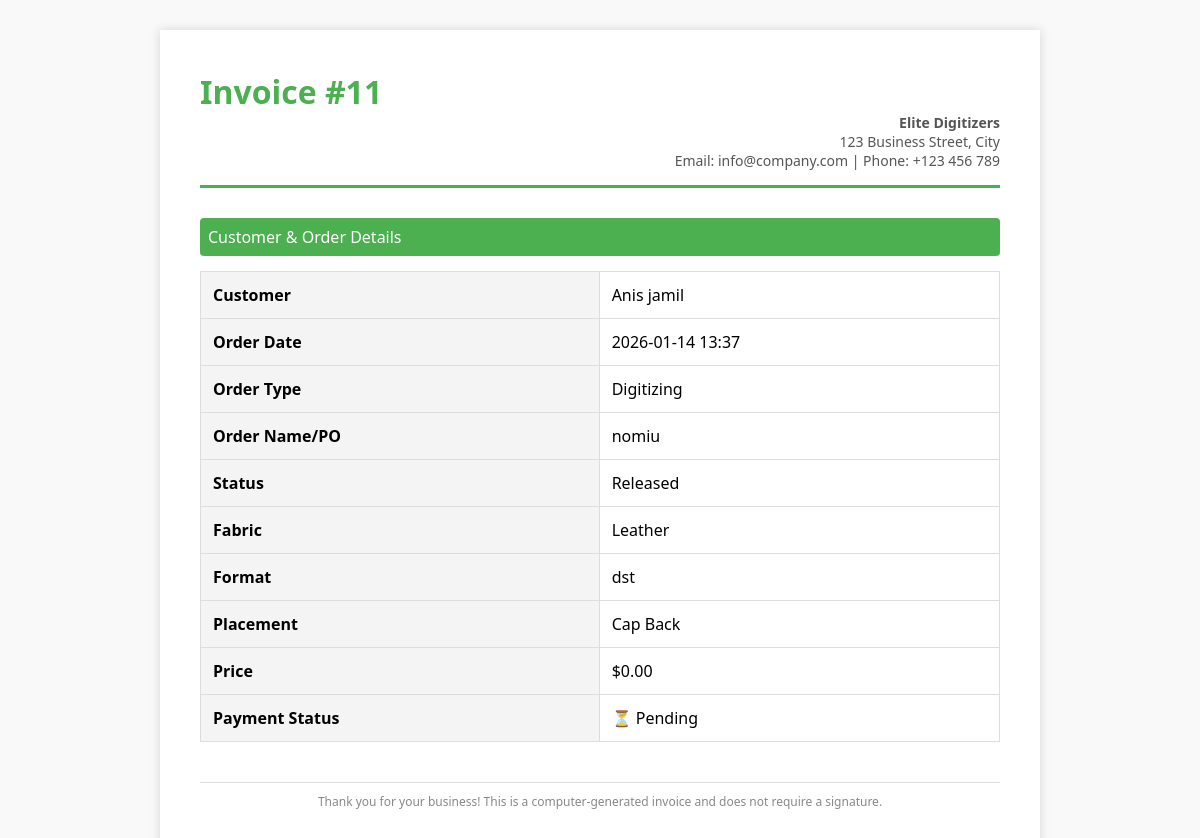
Before: /order/11/print_invoice/ (signed in) with the older database file.
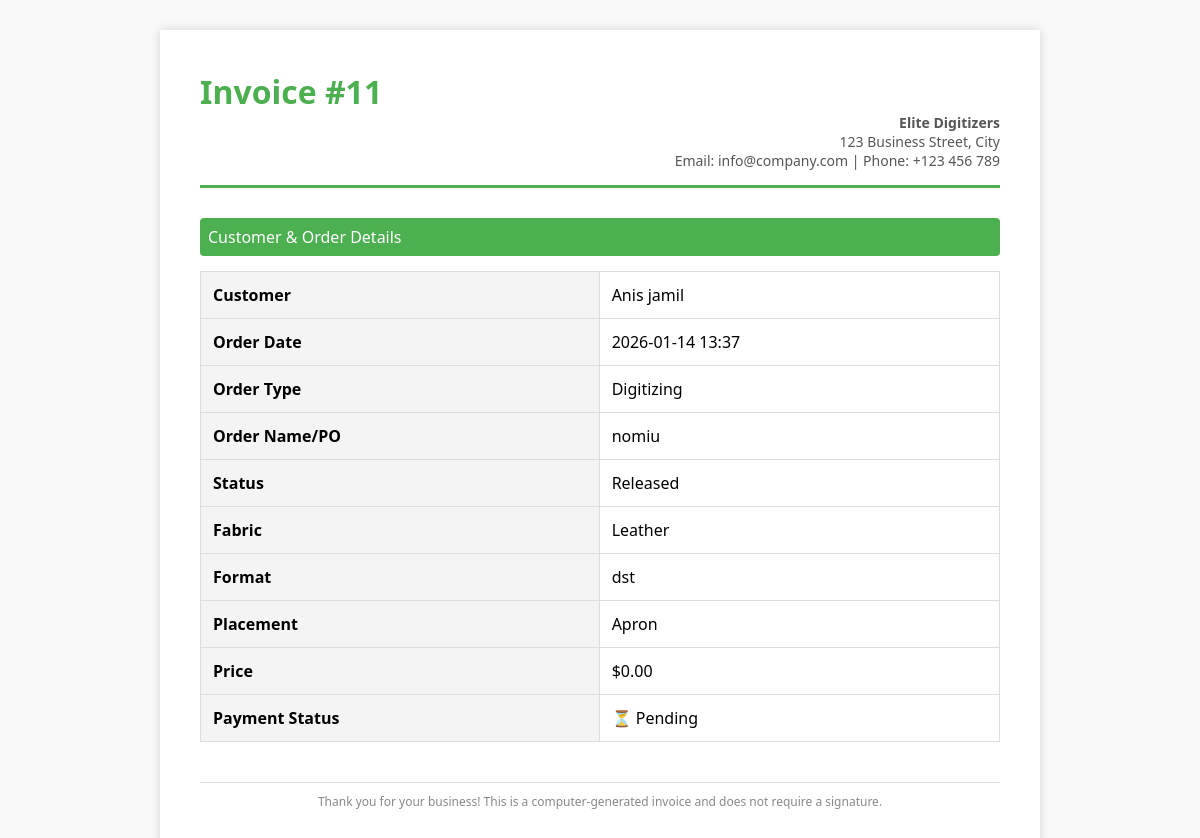
After: the same page with the newer database file.
### accounts/models.py (models this page shows, shortened)
class Order(models.Model):
    def validate_2mb_file(value):
        max_size = 2 * 1024 * 1024  # 2 MB
        if value.size > max_size:
            raise ValidationError("File size must be less than or equal to 2 MB.")
    STATUS = (
        ('Pending', 'Pending'),
        ('Out for delivery', 'Out for delivery'),
        ('Delivered', 'Delivered'),
        ('Quote Requested', 'Quote Requested'),
        ('Active', 'Active'),
        ('Completed', 'Completed'),
        ('Released', 'Released'),
    )
    ORDER_TYPE = (
        ('Digitizing', 'Digitizing'),
        ('Vector', 'Vector'),
        ('Patch', 'Patch'),
        ('Quote', 'Quote'),
    )
    PAYMENT_STATUS = (
        ('Pending', 'Pending'),
        ('Paid', 'Paid'),
        ('Refunded', 'Refunded'),
    )
    REVIEW_STATUS = (
    ('Pending', 'Pending'),
    ('Approved', 'Approved'),
    ('Rejected', 'Rejected'),
    )
    PLACEMENT_CHOICES = [
        ('Apron', 'Apron'),
        ('Bags', 'Bags'),
        ('Cap', 'Cap'),
        ('Cap Side', 'Cap Side'),
        ('Cap Back', 'Cap Back'),
        ('Chest', 'Chest'),
        ('Gloves', 'Gloves'),
        ('Jacket Back', 'Jacket Back'),
        ('Patches', 'Patches'),
        ('Sleeve', 'Sleeve'),
        ('Towel', 'Towel'),
        ('Visor', 'Visor'),
        ('Other', 'Other'),
    ]
    FABRIC_CHOICES = [
        ('Blanket', 'Blanket'),
        ('Canvas', 'Canvas'),
        ('Canis', 'Canis'),
        ('Cotton Woven', 'Cotton Woven'),
        ('Denim', 'Denim'),
        ('Felt', 'Felt'),
        ('Flannel', 'Flannel'),
        ('Fleece', 'Fleece'),
        ('Leather', 'Leather'),
        ('Nylon', 'Nylon'),
        ('Pique', 'Pique'),
        ('Polyester', 'Polyester'),
        ('Silk', 'Silk'),
        ('Single Jersey', 'Single Jersey'),
        ('Towel', 'Towel'),
        ('Twill', 'Twill'),
        ('Other', 'Other'),
    ]
    FORMAT_CHOICES = [
        ('100', '100'),
        ('cdr', 'cdr'),
        ('cdn', 'cdn'),
        ('dsb', 'dsb'),
        ('dst', 'dst'),
        ('dsz', 'dsz'),
        ('emb', 'emb'),
        ('exp', 'exp'),
        ('jef', 'jef'),
        ('ksm', 'ksm'),
        ('ofm', 'ofm'),
        ('pes', 'pes'),
        ('pxf', 'pxf'),
        ('pof', 'pof'),
        ('tap', 'tap'),
        ('xxx', 'xxx'),
        ('other', 'Other'),
    ]
    customer = models.ForeignKey(Customer, on_delete=models.CASCADE)
    order_type = models.ForeignKey(Product, null=True, on_delete=models.SET_NULL)
    Order_name_PO = models.CharField(max_length=50,  null=True, blank=True)# change this to Order_name/PO for patch name patch type
    date_created = models.DateTimeField(auto_now_add=True, null=True)
    status = models.CharField(max_length=200, null=True, choices=STATUS)
    Additional_information = models.TextField(blank=True, null=True)
    design_file = models.FileField(upload_to='designs/', null=True, blank=True)
    invoice_file = models.FileField(upload_to='invoices/', null=True, blank=True)
    quantity = models.PositiveIntegerField(default=1)
    fabric_material = models.CharField(max_length=100, blank=True, null=True, choices=FABRIC_CHOICES)
    Required_Format = models.CharField(max_length=100, blank=True, null=True, default='DST', choices=FORMAT_CHOICES)
    urgent = models.BooleanField(default=False)
    price = models.DecimalField(max_digits=10, decimal_places=2, blank=True, null=True, default=0.00)
    Height = models.CharField(max_length=100, blank=True, null=True, default='standard')
    Width = models.CharField(max_length=100, blank=True, null=True, default='standard')
    total_colors = models.PositiveIntegerField(null=True ,blank=True)
    turnaround_time = models.CharField(max_length=100, blank=True, null=True)
    placement = models.CharField(max_length=100, blank=True, null=True, choices=PLACEMENT_CHOICES)
    released = models.BooleanField(default=False)  # For release_projects
    payment_status = models.CharField(max_length=20, choices=PAYMENT_STATUS, default='Pending')  # For follow-up payments
    date_completed = models.DateTimeField(null=True, blank=True)  # Optional: track completion time
    review_status = models.CharField(max_length=20, choices=REVIEW_STATUS, default='Pending')
    review_comment = models.TextField(blank=True, null=True)
    design_file = models.FileField(upload_to='designs/', blank=True, null=True, validators=[validate_2mb_file])# limated size 2MB
    assigned_sale_reps = models.ForeignKey(
        SalesRepresentative,
        on_delete=models.SET_NULL,
        null=True,
        blank=True,
        related_name='sales_rep_orders'
    )
    assigned_designer = models.ForeignKey(
        User,
        on_delete=models.SET_NULL,
        null=True,
        blank=True,
        related_name='designer_orders'
    )

class Customer(models.Model):
    user = models.OneToOneField(
        User, null=True, blank=True,
        on_delete=models.CASCADE,
        related_name="customer_profile"
    )
    name = models.CharField(max_length=200,null=True, blank=True)
    designer = models.ForeignKey(
        'Designer', null=True, blank=True,
        on_delete=models.SET_NULL,
        related_name='orders'
    )
    profile_pic = models.ImageField(
        upload_to='profile_pics/',
        null=True,
        blank=True,
        default='profile_pics/default.png'
    )
    sales_rep = models.ForeignKey('SalesRepresentative', null=True, blank=True, on_delete=models.SET_NULL)
    phone = models.CharField(max_length=200, null=True, blank=True)
    email = models.CharField(max_length=200, null=True, blank=True)
    date_created = models.DateTimeField(auto_now_add=True, null=True)
    def __str__(self):
        return self.name or "Unnamed Customer"

class Product(models.Model):
    CATEGORY = (
        ('Indoor', 'Indoor'),
        ('Out Door', 'Out Door'),
    )
    name = models.CharField(max_length=200)
    price = models.FloatField(null=True)
    category = models.CharField(max_length=200, null=True, choices=CATEGORY)
    image = models.ImageField(upload_to='products/',null=True, blank=True)
    description = models.CharField(max_length=200)
    date_created = models.DateTimeField(auto_now_add=True, null=True)
    tags = models.ManyToManyField(Tag)
    def __str__(self):
        return self.name

### accounts/views.py (the view)
# urls.py: path('order/<int:pk>/print_invoice/', views.printInvoice, name='print_invoice'),
@login_required
def printInvoice(request, pk):
    order = get_object_or_404(Order, id=pk, customer__user=request.user)
    return render(request, 'accounts/print_invoice.html', {'order': order})

### templates/accounts/print_invoice.html (shortened to what this page needs)
<!DOCTYPE html>
<html>
<head>
</head>
<body onload="window.print();">
    <div class="invoice-container">
        <div class="invoice-header">
            <h1>Invoice #{{ order.id }}</h1>
            <div class="company-details">
                <strong>Elite Digitizers</strong><br>
                123 Business Street, City<br>
                Email: info@company.com | Phone: +123 456 789
            </div>
        </div>
        <div>
            <div class="section-title">Customer & Order Details</div>
            <table class="details-table">
                <tr>
                    <th>Customer</th>
                    <td>{{ order.customer }}</td>
                </tr>
                <tr>
                    <th>Order Date</th>
                    <td>{{ order.date_created|date:"Y-m-d H:i" }}</td>
                </tr>
                <tr>
                    <th>Order Type</th>
                    <td>{{ order.order_type }}</td>
                </tr>
                <tr>
                    <th>Order Name/PO</th>
                    <td>{{ order.Order_name_PO }}</td>
                </tr>
                <tr>
                    <th>Status</th>
                    <td>{{ order.status }}</td>
                </tr>
                <tr>
                    <th>Fabric</th>
                    <td>{{order.fabric_material}} </td>
                </tr>
                <tr>
                    <th>Format</th>
                    <td>{{order.Required_Format}}</td>
                </tr>
                <tr>
                    <th>Placement</th>
                    <td>{{order.placement}}</td>
                </tr>
                <tr>
                    <th>Price</th>
                    <td>${{ order.price }}</td>
                </tr>
                <th>Payment Status</th>
            <td>
                {% if order.payment_status == "Paid" %}
                    ✅ Paid
                {% elif order.payment_status == "Pending" %}
                    ⏳ Pending
                {% elif order.payment_status == "Failed" %}
                    ❌ Failed
                {% else %}
                    {{ order.payment_status }}
                {% endif %}
            </td>
            </table>
        </div>
        <div class="footer">
            Thank you for your business!
            This is a computer-generated invoice and does not require a signature.
        </div>
    </div>
</body>
</html>

### templates/accounts/print_invoice.html (style rules this page uses)
body { font-family: 'Segoe UI', Tahoma, sans-serif; background-color: #f9f9f9; margin: 0; padding: 0; }
.invoice-container { max-width: 800px; margin: 30px auto; background: white; padding: 40px; box-shadow: 0 0 10px rgba(0,0,0,0.15); }
.invoice-header { border-bottom: 3px solid #4CAF50; padding-bottom: 15px; margin-bottom: 20px; }
.invoice-header h1 { margin: 0; color: #4CAF50; }
.company-details { text-align: right; font-size: 14px; color: #555; }
.section-title { background: #4CAF50; color: white; padding: 8px; margin-top: 30px; font-size: 16px; border-radius: 4px; }
.details-table { width: 100%; border-collapse: collapse; margin-top: 15px; }
.details-table th, .details-table td { padding: 12px; border: 1px solid #ddd; }
.details-table th { background: #f4f4f4; text-align: left; }
.footer { text-align: center; font-size: 12px; color: #888; margin-top: 40px; border-top: 1px solid #ddd; padding-top: 10px; }

Changed rows visible on the page:
changed Order "nomiu": placement "Cap Back" → "Apron"
